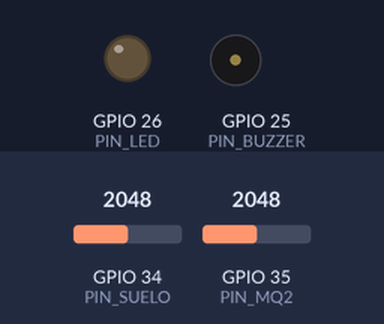
The sketch below on a simulated ESP32. Shown: output pins drawn as LEDs (lit = HIGH), buzzer (waves = sounding). Inputs (shaded band) come from the test bench; at power-on: GPIO 34 (PIN_SUELO) = 2048, GPIO 35 (PIN_MQ2) = 2048 (analog values on the 0–4095 scale). WiFi joins after 1.5 s; servers stay silent unless stated; what the sketch prints to the serial monitor is not drawn.

Above: at 3.8 s.
3.9 s: GPIO 34 (PIN_SUELO) set to 1663
5.4 s: GPIO 34 (PIN_SUELO) set to 1529
At 6.1 s:
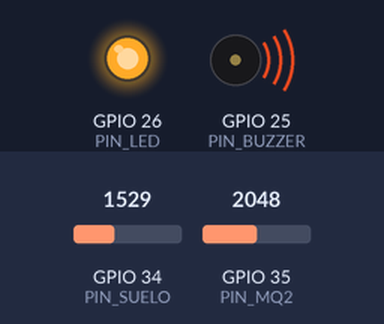
7.1 s: GPIO 34 (PIN_SUELO) set to 2047
At 8.3 s:
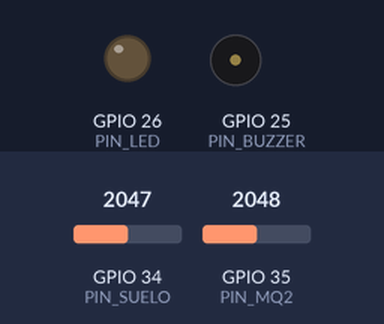
8.6 s: GPIO 34 (PIN_SUELO) set to 1228
At 9.7 s:
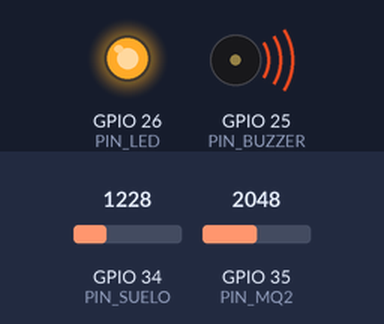
Timing chart, 0 to 11.1 s (numbered marks = the images above; inputs shaded):
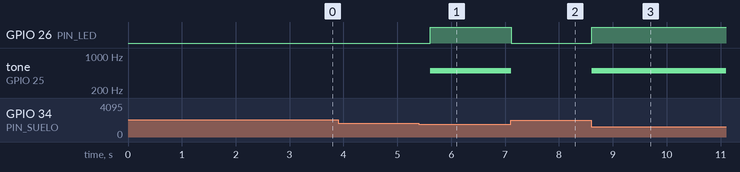

Measured:
- the behaviour switches between 1600 and 1599 on GPIO 34 (PIN_SUELO) (found by bisection; images 0 and 1)
- after the input at 3.9 s, every drawn part: stays the same
- after the input at 5.4 s, GPIO 26 (PIN_LED): LOW → HIGH after 0.21 s; tone on GPIO 25 (PIN_BUZZER): silent → 500 Hz after 0.21 s
- after the input at 7.1 s, GPIO 26 (PIN_LED): HIGH → LOW at once; tone on GPIO 25 (PIN_BUZZER): 500 Hz → silent at once
- after the input at 8.6 s, GPIO 26 (PIN_LED): LOW → HIGH at once; tone on GPIO 25 (PIN_BUZZER): silent → 500 Hz at once

The sketch:

centinela_esp32.ino
```cpp
// =============================================================
// CENTINELA SILVOPASTORIL - Alarma de incendios subterráneos
// Versión ESP32/ESP8266 con envío de datos a la API vía WiFi
// =============================================================
//
// Diferencias respecto al Arduino Uno original:
//  - Se usan pines ADC1 (34 y 35) porque son los únicos que
//    funcionan de forma confiable en paralelo con el WiFi.
//  - Se fija la resolución del ADC a 10 bits (0-1023) para que
//    UMBRAL_SECO y UMBRAL_GAS sigan siendo válidos tal cual.
//  - Cada cierto intervalo, además de sonar la alarma local,
//    se manda un POST a tu API con la lectura actual.
//
// Si usas un ESP8266 en vez de ESP32: cambia <WiFi.h> por
// <ESP8266WiFi.h> y <HTTPClient.h> por <ESP8266HTTPClient.h>,
// y usa los pines analógicos/digitales disponibles en tu placa
// (el ESP8266 solo tiene un pin analógico: A0).

#include <WiFi.h>
#include <HTTPClient.h>

// ---------- CONFIGURACIÓN QUE DEBES EDITAR ----------
const char* WIFI_SSID     = "TU_WIFI";
const char* WIFI_PASSWORD = "TU_PASSWORD";
const char* API_URL       = "https://TU-API.onrender.com/lecturas"; // sin barra final
// ------------------------------------------------------

const int PIN_SUELO   = 34; // ADC1_CH6 - seguro de usar junto con WiFi
const int PIN_MQ2     = 35; // ADC1_CH7 - seguro de usar junto con WiFi
const int PIN_BUZZER  = 25;
const int PIN_LED     = 26;

const int UMBRAL_SECO = 400; // por debajo de esto, el suelo se considera seco
const int UMBRAL_GAS  = 300; // por encima de esto, hay gas/humo relevante

const unsigned long INTERVALO_ENVIO = 30000UL; // enviar a la API cada 30s
unsigned long ultimoEnvio = 0;

void conectarWiFi() {
  WiFi.mode(WIFI_STA);
  WiFi.begin(WIFI_SSID, WIFI_PASSWORD);
  Serial.print("Conectando a WiFi");
  unsigned long inicio = millis();
  while (WiFi.status() != WL_CONNECTED && millis() - inicio < 15000) {
    delay(400);
    Serial.print(".");
  }
  if (WiFi.status() == WL_CONNECTED) {
    Serial.println("\nWiFi conectado. IP: " + WiFi.localIP().toString());
  } else {
    Serial.println("\nNo se pudo conectar. Se reintentará en el loop.");
  }
}

void enviarLectura(int humedad, int gas, bool alarma) {
  if (WiFi.status() != WL_CONNECTED) {
    conectarWiFi();
    if (WiFi.status() != WL_CONNECTED) return;
  }

  HTTPClient http;
  http.begin(API_URL);
  http.addHeader("Content-Type", "application/json");

  String body = "{\"humedad_suelo\":" + String(humedad) +
                ",\"nivel_gas\":" + String(gas) +
                ",\"alarma_activa\":" + (alarma ? "true" : "false") + "}";

  int codigo = http.POST(body);
  Serial.print("POST /lecturas -> ");
  Serial.println(codigo);
  http.end();
}

void setup() {
  Serial.begin(9600);
  analogReadResolution(10); // compatibilidad con los umbrales originales (0-1023)

  pinMode(PIN_BUZZER, OUTPUT);
  pinMode(PIN_LED, OUTPUT);

  Serial.println("--- SISTEMA CENTINELA SILVOPASTORIL INICIADO ---");
  conectarWiFi();
  delay(1000);
}

void loop() {
  int lecturaSuelo = analogRead(PIN_SUELO);
  int lecturaGas   = analogRead(PIN_MQ2);

  Serial.print("Humedad del Suelo: ");
  Serial.print(lecturaSuelo);
  Serial.print(" | Nivel de Gas/Humo: ");
  Serial.println(lecturaGas);

  bool alarma = (lecturaSuelo < UMBRAL_SECO && lecturaGas > UMBRAL_GAS);

  if (alarma) {
    digitalWrite(PIN_LED, HIGH);
    tone(PIN_BUZZER, 500);
  } else {
    digitalWrite(PIN_LED, LOW);
    noTone(PIN_BUZZER);
  }

  if (millis() - ultimoEnvio >= INTERVALO_ENVIO) {
    enviarLectura(lecturaSuelo, lecturaGas, alarma);
    ultimoEnvio = millis();
  }

  delay(500);
}
```
